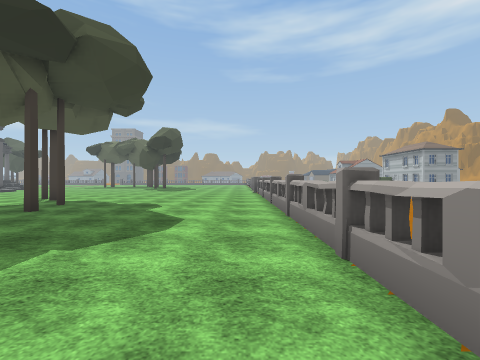
View 1 (above)

19 first-person views from a walk through a scene from a Unity 3-D project. The camera is 1.4 m above the floor, looks level and sees 90° across. The floor is counted in squares, 2 m on a side. Each view is taken from the middle of a square. On the plan, view 1 faces up. The plan holds only what a view shows up to about 9 squares ahead; the rest is blank. The place goes on beyond the plan. The player character is not drawn. Some animated figures are left out. Some surface patterns are stand-ins.

View 2
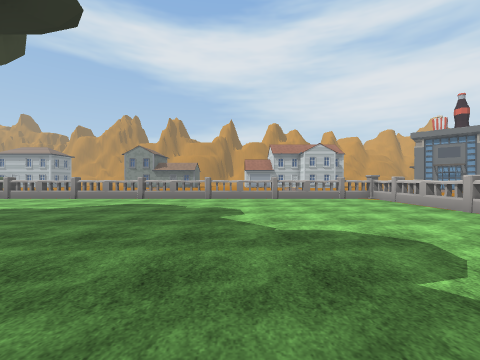

View 3
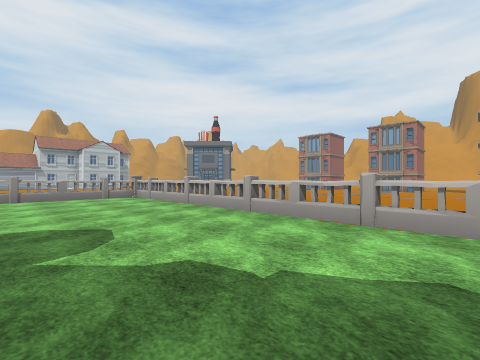

View 4
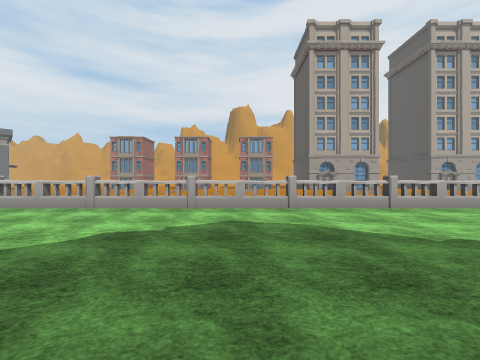

View 5
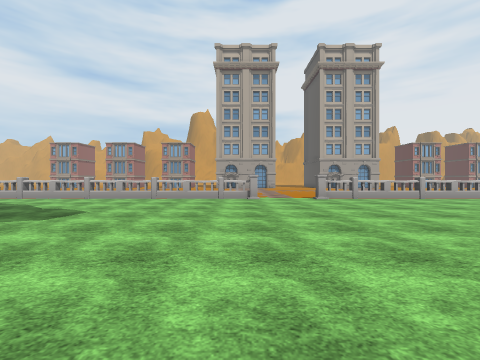

View 6
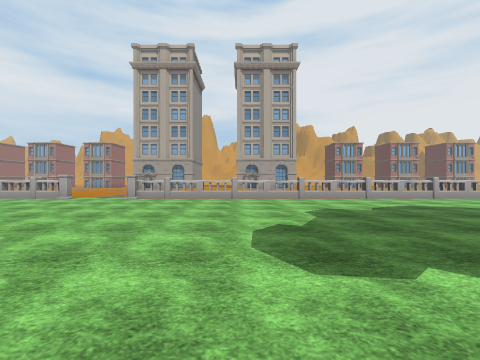

View 7
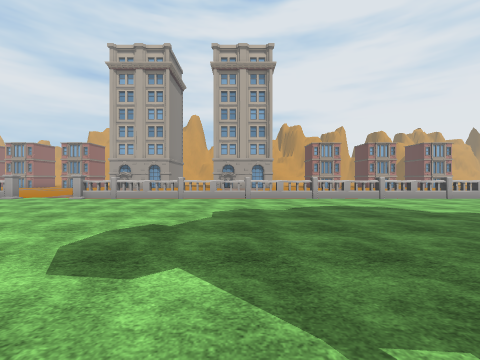

View 8
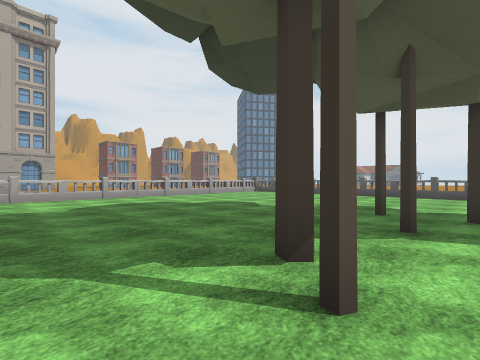

View 9
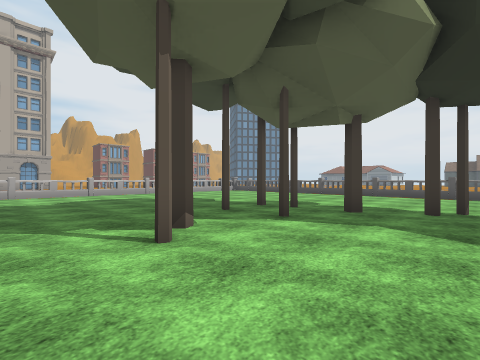

View 10
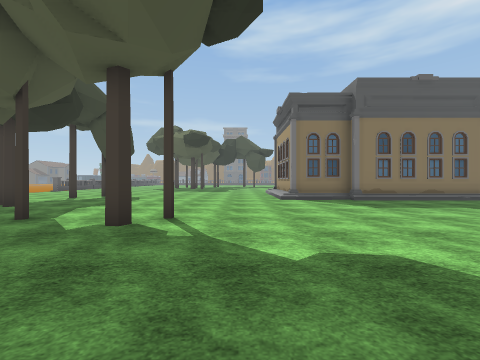

View 11
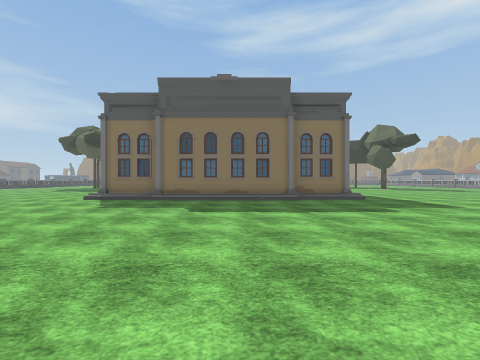

View 12
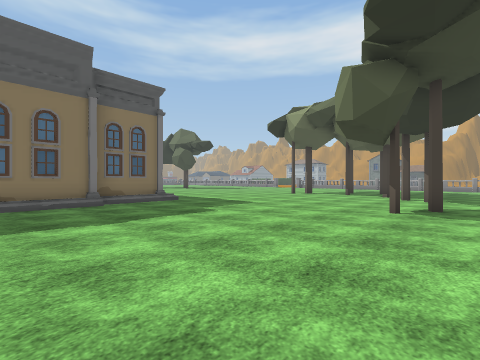

View 13
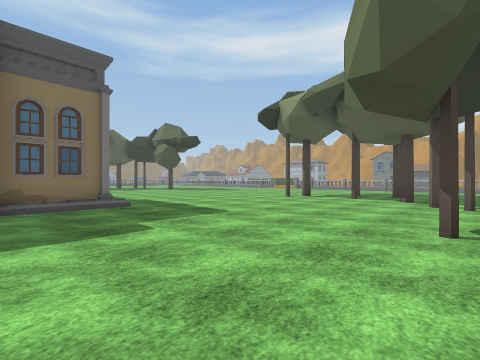

View 14
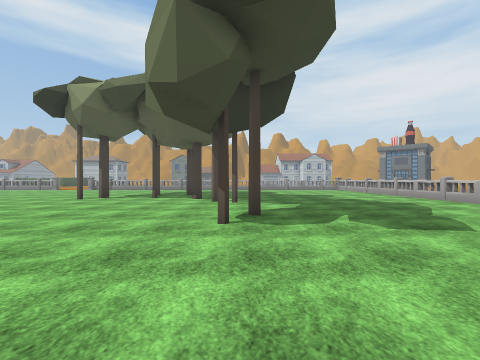

View 15
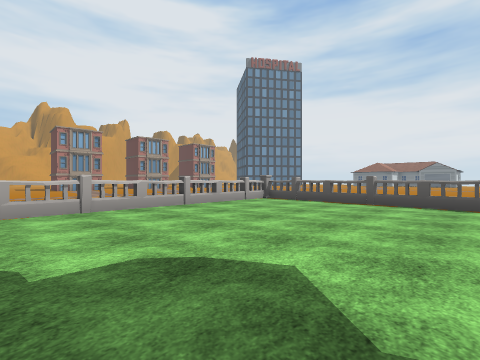

View 16
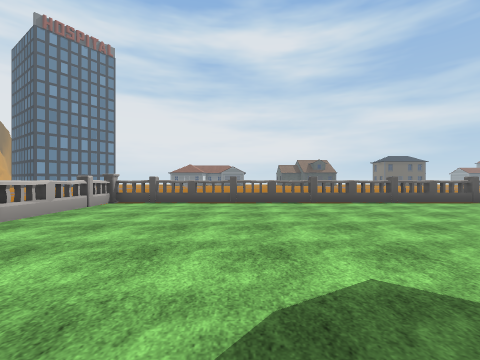

View 17
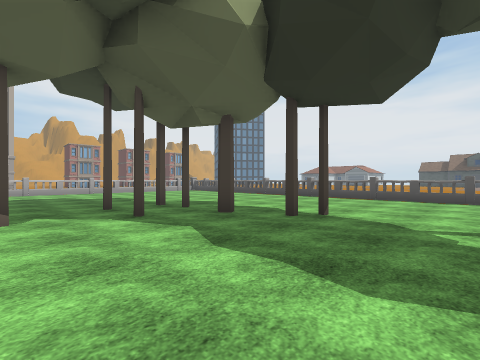

View 18
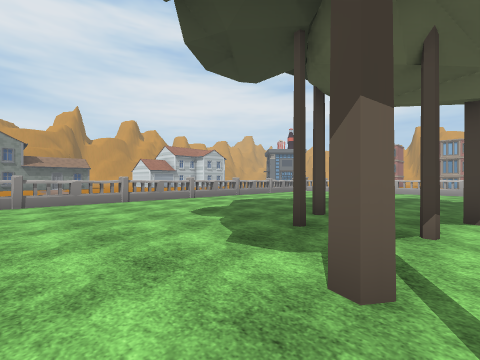

View 19
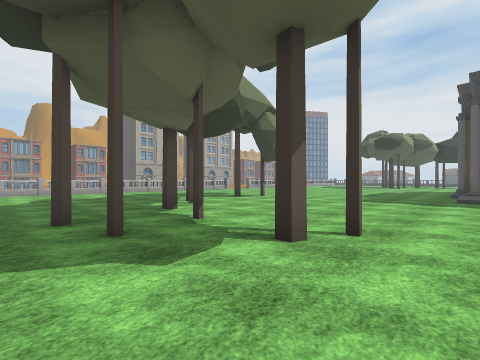

### Floor plan
Key: @ floor where view 1 was taken; # wall or solid block; x gap in a wall; . floor; P pillar; O other object.
Columns run from 36 left of view 1 to 1 right of it. Each row starts with its distance up from view 1.
 10 .............##########..............x
  9 .............................#.......x
  8 ....#................................x
  7 .....#.........................#.....x
  6 ......#......................#.......x
  5 .........#.....................#.....x
  4 .......#....................##.......x
  3 .....................................x
  2 .....................................x
  1 .....................................x
  0 ....................................@x
 -1 .....................................x
 -2 .....................................x
 -3 .....................................x
 -4 PxxxxxxxxxxxxxxxxP.P#xxxxxxxxxxxxxxxxO
 -5
 -6
 -7
 -8                            ....
 -9                            ....
-10                            ...
-11                            ..

Positions as (right, up) in squares from view 1, and headings:
1: (0, 0), facing up
2: (-8, 1), facing right
3: (-9, 0), facing down-right
4: (-9, 2), facing down
5: (-16, 5), facing down
6: (-23, 5), facing down
7: (-25, 5), facing down
8: (-25, 6), facing down-left
9: (-25, 8), facing down-left
10: (-25, 1), facing up
11: (-18, 1), facing up
12: (-18, 2), facing up-right
13: (-16, 3), facing up-right
14: (-16, 3), facing right
15: (-29, 2), facing down-left
16: (-29, 0), facing left
17: (-27, 10), facing down-left
18: (-7, 10), facing down-right
19: (-4, 10), facing down-left
